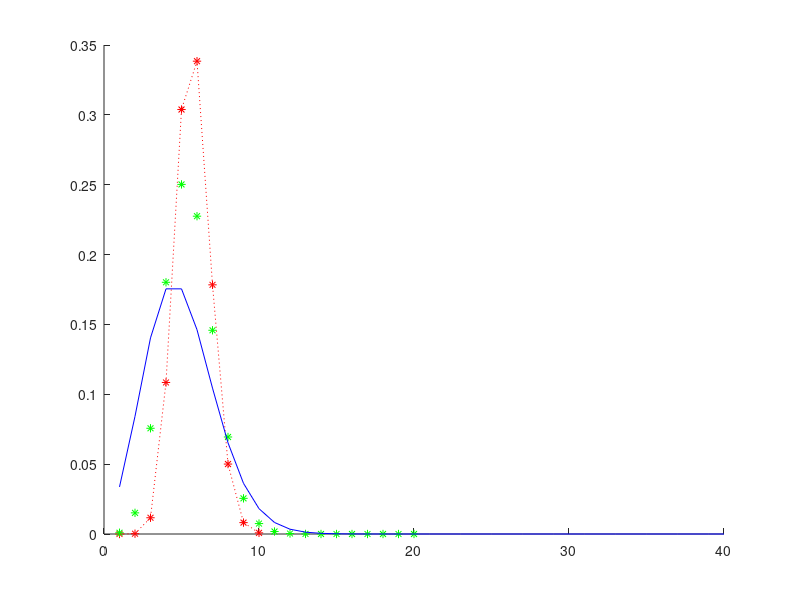

Write the MATLAB code that produced this figure.
clf;
hold on 
x = 1:1:40;
lambda = 5;
a = 4;
x1 = 1:a:40;
y1 = poisspdf(x1,lambda*a)*a;
plot(1:size(x1,2),y1,':r*');

a = 2;
x1 = 1:a:40;
y1 = poisspdf(x1,lambda*a)*a;
plot(1:size(x1,2),y1,'g*');

a = 1;
x1 = 1:a:40;
y1 = poisspdf(x1,lambda*a)*a;
plot(1:size(x1,2),y1,'b');